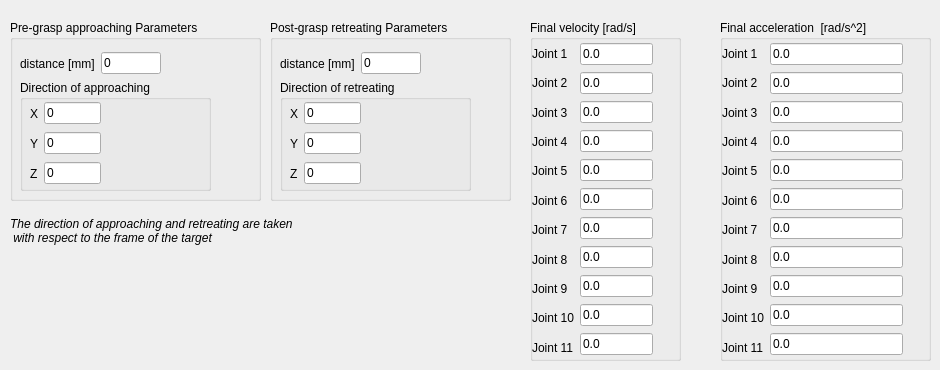
   <widget class="QWidget" name="tab_huml_pick">
    <attribute name="title">
     <string>Pick settings</string>
    </attribute>
    <widget class="QGroupBox" name="groupBox_pre_grasp">
     <property name="geometry">
      <rect>
       <x>10</x>
       <y>20</y>
       <width>251</width>
       <height>181</height>
      </rect>
     </property>
     <property name="title">
      <string>Pre-grasp approaching Parameters</string>
     </property>
     <widget class="QWidget" name="layoutWidget_dist">
      <property name="geometry">
       <rect>
        <x>10</x>
        <y>30</y>
        <width>141</width>
        <height>27</height>
       </rect>
      </property>
      <layout class="QHBoxLayout" name="horizontalLayout_16">
       <item>
        <widget class="QLabel" name="label_31">
         <property name="text">
          <string>distance [mm]</string>
         </property>
        </widget>
       </item>
       <item>
        <widget class="QLineEdit" name="lineEdit_pre_grasp_dist">
         <property name="text">
          <string>0</string>
         </property>
        </widget>
       </item>
      </layout>
     </widget>
     <widget class="QGroupBox" name="groupBox_9">
      <property name="geometry">
       <rect>
        <x>10</x>
        <y>60</y>
        <width>191</width>
        <height>111</height>
       </rect>
      </property>
      <property name="title">
       <string>Direction of approaching</string>
      </property>
      <widget class="QWidget" name="layoutWidget_12">
       <property name="geometry">
        <rect>
         <x>10</x>
         <y>50</y>
         <width>71</width>
         <height>27</height>
        </rect>
       </property>
       <layout class="QHBoxLayout" name="horizontalLayout_29">
        <item>
         <widget class="QLabel" name="label_97">
          <property name="text">
           <string>Y</string>
          </property>
         </widget>
        </item>
        <item>
         <widget class="QLineEdit" name="lineEdit_pre_grasp_y">
          <property name="text">
           <string>0</string>
          </property>
         </widget>
        </item>
       </layout>
      </widget>
      <widget class="QWidget" name="layoutWidget_13">
       <property name="geometry">
        <rect>
         <x>10</x>
         <y>80</y>
         <width>71</width>
         <height>27</height>
        </rect>
       </property>
       <layout class="QHBoxLayout" name="horizontalLayout_30">
        <item>
         <widget class="QLabel" name="label_98">
          <property name="text">
           <string>Z</string>
          </property>
         </widget>
        </item>
        <item>
         <widget class="QLineEdit" name="lineEdit_pre_grasp_z">
          <property name="text">
           <string>0</string>
          </property>
         </widget>
        </item>
       </layout>
      </widget>
      <widget class="QWidget" name="layoutWidget_eng_tol_pos_3">
       <property name="geometry">
        <rect>
         <x>10</x>
         <y>20</y>
         <width>71</width>
         <height>27</height>
        </rect>
       </property>
       <layout class="QHBoxLayout" name="horizontalLayout_31">
        <item>
         <widget class="QLabel" name="label_99">
          <property name="text">
           <string>X</string>
          </property>
         </widget>
        </item>
        <item>
         <widget class="QLineEdit" name="lineEdit_pre_grasp_x">
          <property name="text">
           <string>0</string>
          </property>
         </widget>
        </item>
       </layout>
      </widget>
     </widget>
    </widget>
    <widget class="QGroupBox" name="groupBox_post_grasp">
     <property name="geometry">
      <rect>
       <x>270</x>
       <y>20</y>
       <width>241</width>
       <height>181</height>
      </rect>
     </property>
     <property name="title">
      <string>Post-grasp retreating Parameters</string>
     </property>
     <widget class="QWidget" name="layoutWidget_dist_2">
      <property name="geometry">
       <rect>
        <x>10</x>
        <y>30</y>
        <width>141</width>
        <height>27</height>
       </rect>
      </property>
      <layout class="QHBoxLayout" name="horizontalLayout_18">
       <item>
        <widget class="QLabel" name="label_33">
         <property name="text">
          <string>distance [mm]</string>
         </property>
        </widget>
       </item>
       <item>
        <widget class="QLineEdit" name="lineEdit_post_grasp_dist">
         <property name="text">
          <string>0</string>
         </property>
        </widget>
       </item>
      </layout>
     </widget>
     <widget class="QGroupBox" name="groupBox_10">
      <property name="geometry">
       <rect>
        <x>10</x>
        <y>60</y>
        <width>191</width>
        <height>111</height>
       </rect>
      </property>
      <property name="title">
       <string>Direction of retreating</string>
      </property>
      <widget class="QWidget" name="layoutWidget_14">
       <property name="geometry">
        <rect>
         <x>10</x>
         <y>50</y>
         <width>71</width>
         <height>27</height>
        </rect>
       </property>
       <layout class="QHBoxLayout" name="horizontalLayout_32">
        <item>
         <widget class="QLabel" name="label_100">
          <property name="text">
           <string>Y</string>
          </property>
         </widget>
        </item>
        <item>
         <widget class="QLineEdit" name="lineEdit_post_grasp_y">
          <property name="text">
           <string>0</string>
          </property>
         </widget>
        </item>
       </layout>
      </widget>
      <widget class="QWidget" name="layoutWidget_15">
       <property name="geometry">
        <rect>
         <x>10</x>
         <y>80</y>
         <width>71</width>
         <height>27</height>
        </rect>
       </property>
       <layout class="QHBoxLayout" name="horizontalLayout_33">
        <item>
         <widget class="QLabel" name="label_101">
          <property name="text">
           <string>Z</string>
          </property>
         </widget>
        </item>
        <item>
         <widget class="QLineEdit" name="lineEdit_post_grasp_z">
          <property name="text">
           <string>0</string>
          </property>
         </widget>
        </item>
       </layout>
      </widget>
      <widget class="QWidget" name="layoutWidget_eng_tol_pos_4">
       <property name="geometry">
        <rect>
         <x>10</x>
         <y>20</y>
         <width>71</width>
         <height>27</height>
        </rect>
       </property>
       <layout class="QHBoxLayout" name="horizontalLayout_34">
        <item>
         <widget class="QLabel" name="label_102">
          <property name="text">
           <string>X</string>
          </property>
         </widget>
        </item>
        <item>
         <widget class="QLineEdit" name="lineEdit_post_grasp_x">
          <property name="text">
           <string>0</string>
          </property>
         </widget>
        </item>
       </layout>
      </widget>
     </widget>
    </widget>
    <widget class="QGroupBox" name="groupBox_vel_approach">
     <property name="geometry">
      <rect>
       <x>530</x>
       <y>20</y>
       <width>151</width>
       <height>341</height>
      </rect>
     </property>
     <property name="title">
      <string>Final velocity [rad/s]</string>
     </property>
     <widget class="QWidget" name="layoutWidget_6">
      <property name="geometry">
       <rect>
        <x>2</x>
        <y>22</y>
        <width>121</width>
        <height>317</height>
       </rect>
      </property>
      <layout class="QHBoxLayout" name="horizontalLayout_23">
       <item>
        <layout class="QVBoxLayout" name="verticalLayout_27">
         <item>
          <widget class="QLabel" name="label_94">
           <property name="text">
            <string>Joint 1</string>
           </property>
          </widget>
         </item>
         <item>
          <widget class="QLabel" name="label_95">
           <property name="text">
            <string>Joint 2</string>
           </property>
          </widget>
         </item>
         <item>
          <widget class="QLabel" name="label_96">
           <property name="text">
            <string>Joint 3</string>
           </property>
          </widget>
         </item>
         <item>
          <widget class="QLabel" name="label_109">
           <property name="text">
            <string>Joint 4</string>
           </property>
          </widget>
         </item>
         <item>
          <widget class="QLabel" name="label_110">
           <property name="text">
            <string>Joint 5</string>
           </property>
          </widget>
         </item>
         <item>
          <widget class="QLabel" name="label_111">
           <property name="text">
            <string>Joint 6</string>
           </property>
          </widget>
         </item>
         <item>
          <widget class="QLabel" name="label_112">
           <property name="text">
            <string>Joint 7</string>
           </property>
          </widget>
         </item>
         <item>
          <widget class="QLabel" name="label_113">
           <property name="text">
            <string>Joint 8</string>
           </property>
          </widget>
         </item>
         <item>
          <widget class="QLabel" name="label_114">
           <property name="text">
            <string>Joint 9</string>
           </property>
          </widget>
         </item>
         <item>
          <widget class="QLabel" name="label_115">
           <property name="text">
            <string>Joint 10</string>
           </property>
          </widget>
         </item>
         <item>
          <widget class="QLabel" name="label_116">
           <property name="text">
            <string>Joint 11</string>
           </property>
          </widget>
         </item>
        </layout>
       </item>
       <item>
        <layout class="QVBoxLayout" name="verticalLayout_28">
         <item>
          <widget class="QLineEdit" name="lineEdit_vel_approach_1">
           <property name="text">
            <string>0.0</string>
           </property>
          </widget>
         </item>
         <item>
          <widget class="QLineEdit" name="lineEdit_vel_approach_2">
           <property name="text">
            <string>0.0</string>
           </property>
          </widget>
         </item>
         <item>
          <widget class="QLineEdit" name="lineEdit_vel_approach_3">
           <property name="text">
            <string>0.0</string>
           </property>
          </widget>
         </item>
         <item>
          <widget class="QLineEdit" name="lineEdit_vel_approach_4">
           <property name="text">
            <string>0.0</string>
           </property>
          </widget>
         </item>
         <item>
          <widget class="QLineEdit" name="lineEdit_vel_approach_5">
           <property name="text">
            <string>0.0</string>
           </property>
          </widget>
         </item>
         <item>
          <widget class="QLineEdit" name="lineEdit_vel_approach_6">
           <property name="text">
            <string>0.0</string>
           </property>
          </widget>
         </item>
         <item>
          <widget class="QLineEdit" name="lineEdit_vel_approach_7">
           <property name="text">
            <string>0.0</string>
           </property>
          </widget>
         </item>
         <item>
          <widget class="QLineEdit" name="lineEdit_vel_approach_8">
           <property name="text">
            <string>0.0</string>
           </property>
          </widget>
         </item>
         <item>
          <widget class="QLineEdit" name="lineEdit_vel_approach_9">
           <property name="text">
            <string>0.0</string>
           </property>
          </widget>
         </item>
         <item>
          <widget class="QLineEdit" name="lineEdit_vel_approach_10">
           <property name="text">
            <string>0.0</string>
           </property>
          </widget>
         </item>
         <item>
          <widget class="QLineEdit" name="lineEdit_vel_approach_11">
           <property name="text">
            <string>0.0</string>
           </property>
          </widget>
         </item>
        </layout>
       </item>
      </layout>
     </widget>
    </widget>
    <widget class="QGroupBox" name="groupBox_acc_approach">
     <property name="geometry">
      <rect>
       <x>720</x>
       <y>20</y>
       <width>211</width>
       <height>341</height>
      </rect>
     </property>
     <property name="title">
      <string>Final acceleration  [rad/s^2]</string>
     </property>
     <widget class="QWidget" name="layoutWidget_7">
      <property name="geometry">
       <rect>
        <x>2</x>
        <y>22</y>
        <width>181</width>
        <height>317</height>
       </rect>
      </property>
      <layout class="QHBoxLayout" name="horizontalLayout_24">
       <item>
        <layout class="QVBoxLayout" name="verticalLayout_29">
         <item>
          <widget class="QLabel" name="label_117">
           <property name="text">
            <string>Joint 1</string>
           </property>
          </widget>
         </item>
         <item>
          <widget class="QLabel" name="label_118">
           <property name="text">
            <string>Joint 2</string>
           </property>
          </widget>
         </item>
         <item>
          <widget class="QLabel" name="label_119">
           <property name="text">
            <string>Joint 3</string>
           </property>
          </widget>
         </item>
         <item>
          <widget class="QLabel" name="label_120">
           <property name="text">
            <string>Joint 4</string>
           </property>
          </widget>
         </item>
         <item>
          <widget class="QLabel" name="label_121">
           <property name="text">
            <string>Joint 5</string>
           </property>
          </widget>
         </item>
         <item>
          <widget class="QLabel" name="label_122">
           <property name="text">
            <string>Joint 6</string>
           </property>
          </widget>
         </item>
         <item>
          <widget class="QLabel" name="label_123">
           <property name="text">
            <string>Joint 7</string>
           </property>
          </widget>
         </item>
         <item>
          <widget class="QLabel" name="label_124">
           <property name="text">
            <string>Joint 8</string>
           </property>
          </widget>
         </item>
         <item>
          <widget class="QLabel" name="label_125">
           <property name="text">
            <string>Joint 9</string>
           </property>
          </widget>
         </item>
         <item>
          <widget class="QLabel" name="label_126">
           <property name="text">
            <string>Joint 10</string>
           </property>
          </widget>
         </item>
         <item>
          <widget class="QLabel" name="label_127">
           <property name="text">
            <string>Joint 11</string>
           </property>
          </widget>
         </item>
        </layout>
       </item>
       <item>
        <layout class="QVBoxLayout" name="verticalLayout_30">
         <item>
          <widget class="QLineEdit" name="lineEdit_acc_approach_1">
           <property name="text">
            <string>0.0</string>
           </property>
          </widget>
         </item>
         <item>
          <widget class="QLineEdit" name="lineEdit_acc_approach_2">
           <property name="text">
            <string>0.0</string>
           </property>
          </widget>
         </item>
         <item>
          <widget class="QLineEdit" name="lineEdit_acc_approach_3">
           <property name="text">
            <string>0.0</string>
           </property>
          </widget>
         </item>
         <item>
          <widget class="QLineEdit" name="lineEdit_acc_approach_4">
           <property name="text">
            <string>0.0</string>
           </property>
          </widget>
         </item>
         <item>
          <widget class="QLineEdit" name="lineEdit_acc_approach_5">
           <property name="text">
            <string>0.0</string>
           </property>
          </widget>
         </item>
         <item>
          <widget class="QLineEdit" name="lineEdit_acc_approach_6">
           <property name="text">
            <string>0.0</string>
           </property>
          </widget>
         </item>
         <item>
          <widget class="QLineEdit" name="lineEdit_acc_approach_7">
           <property name="text">
            <string>0.0</string>
           </property>
          </widget>
         </item>
         <item>
          <widget class="QLineEdit" name="lineEdit_acc_approach_8">
           <property name="text">
            <string>0.0</string>
           </property>
          </widget>
         </item>
         <item>
          <widget class="QLineEdit" name="lineEdit_acc_approach_9">
           <property name="text">
            <string>0.0</string>
           </property>
          </widget>
         </item>
         <item>
          <widget class="QLineEdit" name="lineEdit_acc_approach_10">
           <property name="text">
            <string>0.0</string>
           </property>
          </widget>
         </item>
         <item>
          <widget class="QLineEdit" name="lineEdit_acc_approach_11">
           <property name="text">
            <string>0.0</string>
           </property>
          </widget>
         </item>
        </layout>
       </item>
      </layout>
     </widget>
    </widget>
    <widget class="QLabel" name="label_pick">
     <property name="geometry">
      <rect>
       <x>10</x>
       <y>210</y>
       <width>331</width>
       <height>41</height>
      </rect>
     </property>
     <property name="font">
      <font>
       <italic>true</italic>
       <underline>false</underline>
      </font>
     </property>
     <property name="text">
      <string>The direction of approaching and retreating are taken 
 with respect to the frame of the target</string>
     </property>
    </widget>
   </widget>
